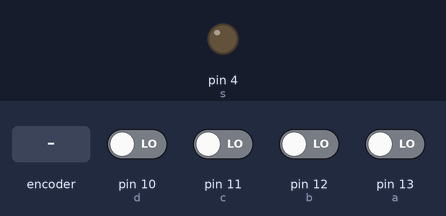
The sketch below on a simulated Arduino Uno, built with avr-gcc and run on an emulated ATmega328P. Shown: output pins drawn as LEDs (lit = HIGH). Dashed ring = blinking. The test bench sets the inputs (shaded band); at power-on: pin 10 (d), pin 11 (c), pin 12 (b), pin 13 (a) LOW.

Above: at 1.2 s.
1.3 s: rotary encoder on pin 13 (a) / pin 12 (b) turned 3 steps (first pin leading)
At 1.43 s:
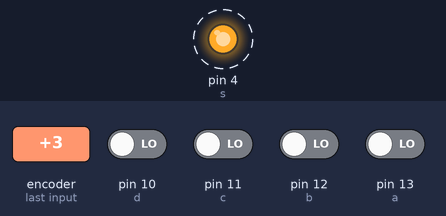
At 2.2 s:
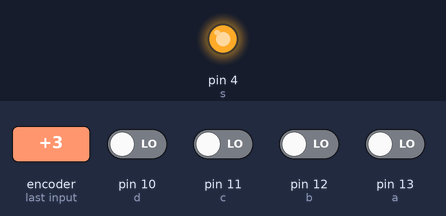
Timing chart, 0 to 4.3 s (numbered marks = the images above; inputs shaded):
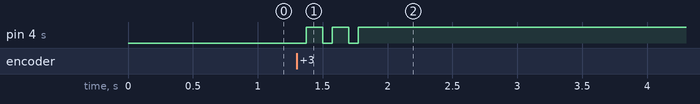

Measured:
- after the input at 1.3 s, pin 4 (s): alternates HIGH for 0.13 s and LOW for 0.07 s, 5 changes in all, then stays HIGH, starting after 0.08 s

The sketch:

EXO01.ino
```cpp
const int a=13;
const int b=12;
const int c=11;
const int d=10;
const int s=4;

void setup() {
  pinMode(a,INPUT);
    pinMode(b,INPUT);
   pinMode(c,INPUT);
   pinMode(d,INPUT);
 pinMode(s,OUTPUT);
}

void loop() {
  if(digitalRead(a)==1&&(digitalRead(b)==1||digitalRead(c)==1||digitalRead(d)==1)||(digitalRead(b)==1&&digitalRead(c)==1&&digitalRead(d)==1))
  digitalWrite(s,HIGH);
  else
  digitalWrite(s,LOW);

}
```
